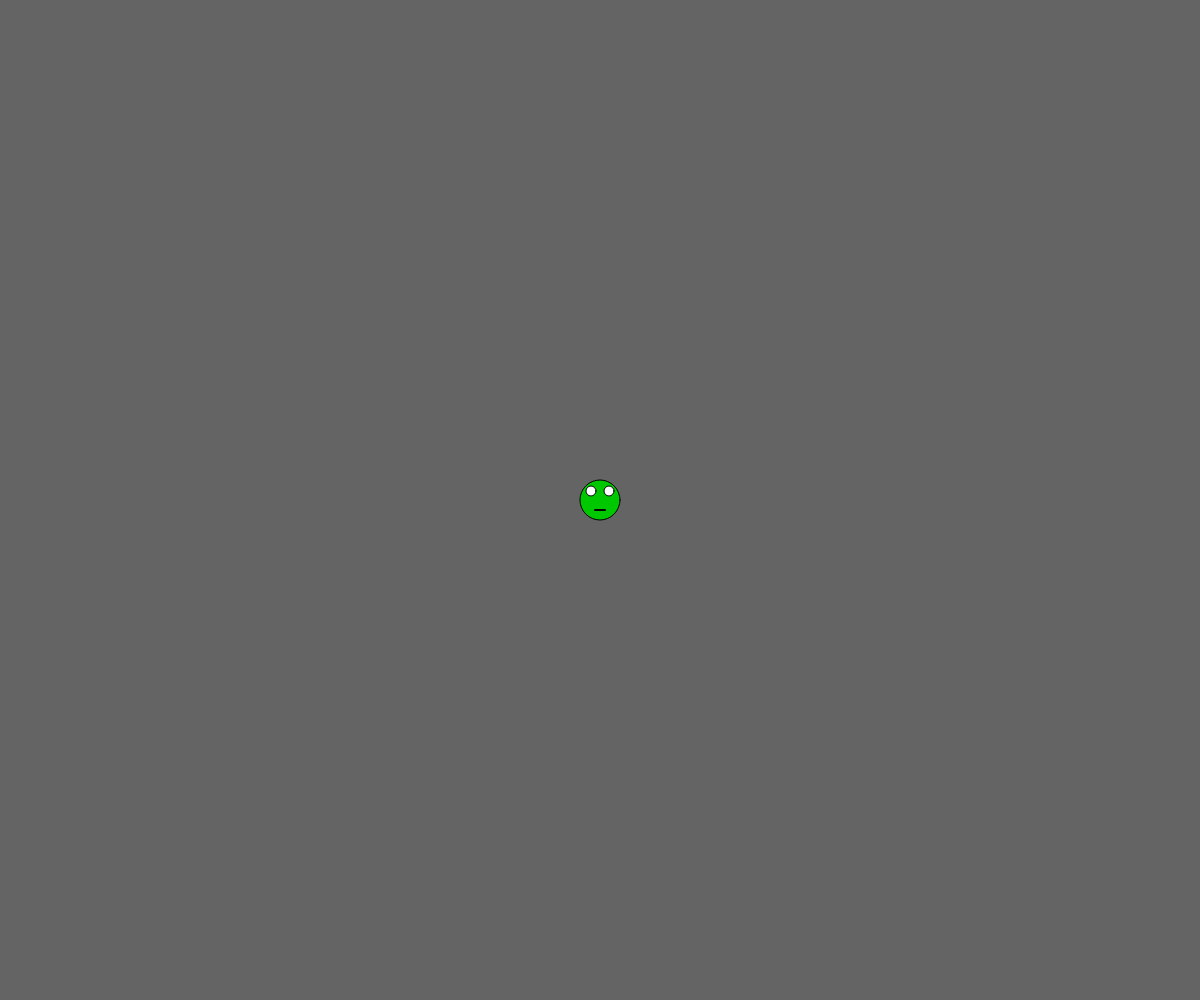
Frame 1 (no input)
Frame 60 (no input): identical to frame 1, image omitted
Frame 120 (the mouse pressed at the canvas centre since frame 60): identical to frame 1, image omitted

The p5.js sketch that drew this single still picture (run headless with seeded random() and noise() and a simulated clock; from frame 60 on, the mouse is pressed at the canvas centre):

// p5.js sketch
// ── sketch.js
// Demo 02
// Thomas Schorr
// February 5th, 2020
//
// Extra for Experts:
// - describe what you did to take this project "above and beyond"

let x,y,xVel,yVel,xIsStuck,yIsStuck;

function setup() {
  createCanvas(windowWidth, windowHeight);
  x = width/2;
  y = height/2;
  xVel = 0;
  yVel = 0;
  
}

function draw() {
  background(100);
  character(x, y);
  movement();
}

function character(x, y) {
  fill(0, 200, 0);
  strokeWeight(1);
  ellipse(x, y, 40, 40); // Head
  fill(255, 255, 255);
  if (!keyIsDown(DOWN_ARROW)) {
    ellipse(x - 9, y - 9, 10, 10); // Left Eye
    ellipse(x + 9, y - 9, 10, 10); // Right Eye
  }
  strokeWeight(2);
  line(x - 5, y + 10, x + 5, y + 10); // Mouth
}

function movement() {
  if (keyIsDown(LEFT_ARROW)) {
    xVel -= 2;
  }
  if (keyIsDown(RIGHT_ARROW)) {
    xVel += 2;
  }
  if (x + xVel > 0 && x + xVel < windowWidth){
    x += xVel;
  }
  if (xVel > 0){
    xVel -= xVel*0.1;
  }
  else if (xVel < 0){
    xVel += xVel*-0.1;
  }
}
